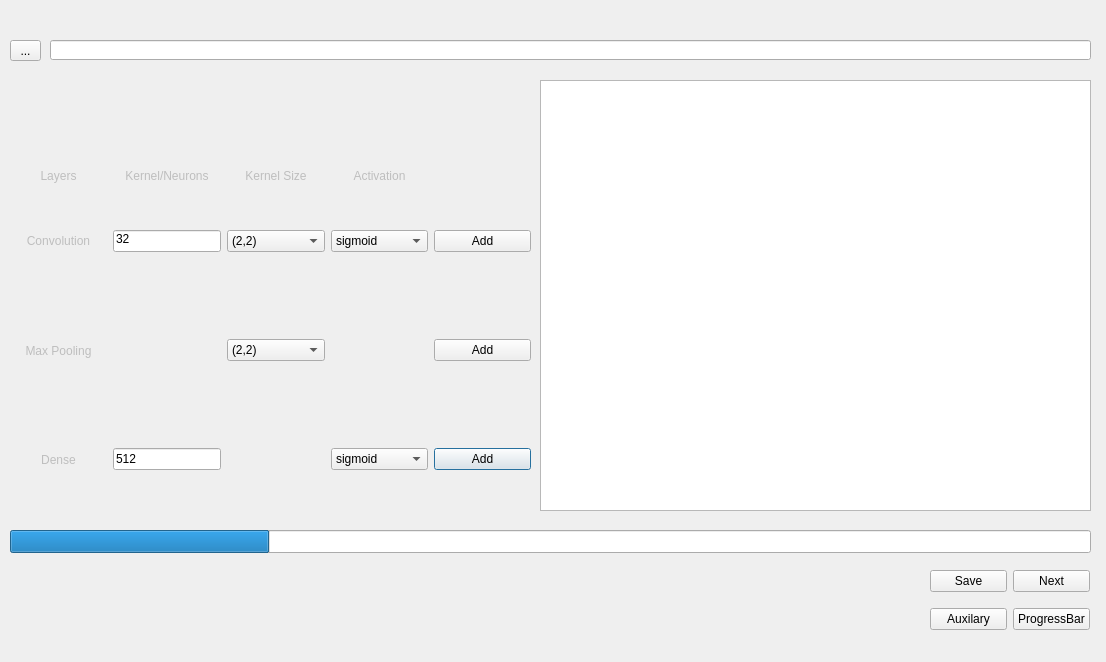
<?xml version="1.0" encoding="UTF-8"?>
<ui version="4.0">
 <class>Dialog</class>
 <widget class="QDialog" name="Dialog">
  <property name="geometry">
   <rect>
    <x>0</x>
    <y>0</y>
    <width>1106</width>
    <height>662</height>
   </rect>
  </property>
  <property name="windowTitle">
   <string>Dialog</string>
  </property>
  <widget class="QWidget" name="gridLayoutWidget">
   <property name="geometry">
    <rect>
     <x>10</x>
     <y>80</y>
     <width>521</width>
     <height>431</height>
    </rect>
   </property>
   <property name="sizePolicy">
    <sizepolicy hsizetype="Preferred" vsizetype="Expanding">
     <horstretch>0</horstretch>
     <verstretch>0</verstretch>
    </sizepolicy>
   </property>
   <layout class="QGridLayout" name="gridLayout">
    <item row="3" column="1">
     <widget class="QLineEdit" name="DenseLineEdit">
      <property name="sizePolicy">
       <sizepolicy hsizetype="Preferred" vsizetype="Fixed">
        <horstretch>0</horstretch>
        <verstretch>0</verstretch>
       </sizepolicy>
      </property>
      <property name="text">
       <string>512</string>
      </property>
     </widget>
    </item>
    <item row="0" column="0">
     <widget class="QLabel" name="label_4">
      <property name="enabled">
       <bool>false</bool>
      </property>
      <property name="sizePolicy">
       <sizepolicy hsizetype="Minimum" vsizetype="Expanding">
        <horstretch>0</horstretch>
        <verstretch>0</verstretch>
       </sizepolicy>
      </property>
      <property name="text">
       <string>Layers</string>
      </property>
      <property name="alignment">
       <set>Qt::AlignBottom|Qt::AlignHCenter</set>
      </property>
     </widget>
    </item>
    <item row="0" column="1">
     <widget class="QLabel" name="label_5">
      <property name="enabled">
       <bool>false</bool>
      </property>
      <property name="sizePolicy">
       <sizepolicy hsizetype="Minimum" vsizetype="Expanding">
        <horstretch>0</horstretch>
        <verstretch>0</verstretch>
       </sizepolicy>
      </property>
      <property name="text">
       <string>Kernel/Neurons</string>
      </property>
      <property name="alignment">
       <set>Qt::AlignBottom|Qt::AlignHCenter</set>
      </property>
     </widget>
    </item>
    <item row="0" column="2">
     <widget class="QLabel" name="label_6">
      <property name="enabled">
       <bool>false</bool>
      </property>
      <property name="sizePolicy">
       <sizepolicy hsizetype="Minimum" vsizetype="Expanding">
        <horstretch>0</horstretch>
        <verstretch>0</verstretch>
       </sizepolicy>
      </property>
      <property name="text">
       <string>Kernel Size</string>
      </property>
      <property name="alignment">
       <set>Qt::AlignBottom|Qt::AlignHCenter</set>
      </property>
     </widget>
    </item>
    <item row="0" column="3">
     <widget class="QLabel" name="label_7">
      <property name="enabled">
       <bool>false</bool>
      </property>
      <property name="sizePolicy">
       <sizepolicy hsizetype="Minimum" vsizetype="Expanding">
        <horstretch>0</horstretch>
        <verstretch>0</verstretch>
       </sizepolicy>
      </property>
      <property name="text">
       <string>Activation</string>
      </property>
      <property name="alignment">
       <set>Qt::AlignBottom|Qt::AlignHCenter</set>
      </property>
     </widget>
    </item>
    <item row="1" column="1">
     <widget class="QLineEdit" name="ConvolutionLineEdit">
      <property name="sizePolicy">
       <sizepolicy hsizetype="Maximum" vsizetype="Fixed">
        <horstretch>0</horstretch>
        <verstretch>0</verstretch>
       </sizepolicy>
      </property>
      <property name="text">
       <string>32</string>
      </property>
      <property name="alignment">
       <set>Qt::AlignLeading|Qt::AlignLeft|Qt::AlignTop</set>
      </property>
     </widget>
    </item>
    <item row="3" column="0">
     <widget class="QLabel" name="label_3">
      <property name="enabled">
       <bool>false</bool>
      </property>
      <property name="sizePolicy">
       <sizepolicy hsizetype="Preferred" vsizetype="Expanding">
        <horstretch>0</horstretch>
        <verstretch>0</verstretch>
       </sizepolicy>
      </property>
      <property name="text">
       <string>Dense</string>
      </property>
      <property name="alignment">
       <set>Qt::AlignCenter</set>
      </property>
     </widget>
    </item>
    <item row="3" column="3">
     <widget class="QComboBox" name="DenseAcitvationBox">
      <item>
       <property name="text">
        <string>sigmoid</string>
       </property>
      </item>
      <item>
       <property name="text">
        <string>tanh</string>
       </property>
      </item>
      <item>
       <property name="text">
        <string>relu</string>
       </property>
      </item>
     </widget>
    </item>
    <item row="3" column="4">
     <widget class="QPushButton" name="DenseAddButton">
      <property name="text">
       <string>Add</string>
      </property>
     </widget>
    </item>
    <item row="2" column="0">
     <widget class="QLabel" name="label_2">
      <property name="enabled">
       <bool>false</bool>
      </property>
      <property name="sizePolicy">
       <sizepolicy hsizetype="Preferred" vsizetype="Expanding">
        <horstretch>0</horstretch>
        <verstretch>0</verstretch>
       </sizepolicy>
      </property>
      <property name="text">
       <string>Max Pooling</string>
      </property>
      <property name="alignment">
       <set>Qt::AlignCenter</set>
      </property>
     </widget>
    </item>
    <item row="2" column="4">
     <widget class="QPushButton" name="PoolingAddButton">
      <property name="text">
       <string>Add</string>
      </property>
     </widget>
    </item>
    <item row="1" column="2">
     <widget class="QComboBox" name="ConvKernelBox">
      <property name="sizePolicy">
       <sizepolicy hsizetype="Preferred" vsizetype="Fixed">
        <horstretch>0</horstretch>
        <verstretch>0</verstretch>
       </sizepolicy>
      </property>
      <item>
       <property name="text">
        <string>(2,2)</string>
       </property>
      </item>
      <item>
       <property name="text">
        <string>(3,3)</string>
       </property>
      </item>
      <item>
       <property name="text">
        <string>(4,4)</string>
       </property>
      </item>
     </widget>
    </item>
    <item row="1" column="0">
     <widget class="QLabel" name="label">
      <property name="enabled">
       <bool>false</bool>
      </property>
      <property name="sizePolicy">
       <sizepolicy hsizetype="Preferred" vsizetype="Expanding">
        <horstretch>0</horstretch>
        <verstretch>0</verstretch>
       </sizepolicy>
      </property>
      <property name="text">
       <string>Convolution</string>
      </property>
      <property name="alignment">
       <set>Qt::AlignCenter</set>
      </property>
     </widget>
    </item>
    <item row="1" column="3">
     <widget class="QComboBox" name="ConvActivationBox">
      <item>
       <property name="text">
        <string>sigmoid</string>
       </property>
      </item>
      <item>
       <property name="text">
        <string>tanh</string>
       </property>
      </item>
      <item>
       <property name="text">
        <string>relu</string>
       </property>
      </item>
     </widget>
    </item>
    <item row="1" column="4">
     <widget class="QPushButton" name="ConvolutionAddButton">
      <property name="text">
       <string>Add</string>
      </property>
     </widget>
    </item>
    <item row="2" column="2">
     <widget class="QComboBox" name="PoolingKernelBox">
      <item>
       <property name="text">
        <string>(2,2)</string>
       </property>
      </item>
      <item>
       <property name="text">
        <string>(3,3)</string>
       </property>
      </item>
     </widget>
    </item>
   </layout>
  </widget>
  <widget class="QTextBrowser" name="ModelSummary">
   <property name="geometry">
    <rect>
     <x>540</x>
     <y>80</y>
     <width>551</width>
     <height>431</height>
    </rect>
   </property>
  </widget>
  <widget class="QProgressBar" name="progressBar">
   <property name="enabled">
    <bool>true</bool>
   </property>
   <property name="geometry">
    <rect>
     <x>10</x>
     <y>530</y>
     <width>1081</width>
     <height>23</height>
    </rect>
   </property>
   <property name="value">
    <number>24</number>
   </property>
   <property name="textVisible">
    <bool>false</bool>
   </property>
  </widget>
  <widget class="QWidget" name="gridLayoutWidget_2">
   <property name="geometry">
    <rect>
     <x>930</x>
     <y>560</y>
     <width>160</width>
     <height>80</height>
    </rect>
   </property>
   <layout class="QGridLayout" name="gridLayout_2">
    <item row="0" column="0">
     <widget class="QPushButton" name="SaveButton">
      <property name="text">
       <string>Save</string>
      </property>
     </widget>
    </item>
    <item row="0" column="1">
     <widget class="QPushButton" name="NextButton">
      <property name="text">
       <string>Next</string>
      </property>
     </widget>
    </item>
    <item row="1" column="0">
     <widget class="QPushButton" name="AuxButton">
      <property name="text">
       <string>Auxilary</string>
      </property>
     </widget>
    </item>
    <item row="1" column="1">
     <widget class="QPushButton" name="ProgressButton">
      <property name="text">
       <string>ProgressBar</string>
      </property>
     </widget>
    </item>
   </layout>
  </widget>
  <widget class="QToolButton" name="toolButton">
   <property name="geometry">
    <rect>
     <x>10</x>
     <y>40</y>
     <width>31</width>
     <height>21</height>
    </rect>
   </property>
   <property name="text">
    <string>...</string>
   </property>
  </widget>
  <widget class="QLineEdit" name="lineEdit">
   <property name="geometry">
    <rect>
     <x>50</x>
     <y>40</y>
     <width>1041</width>
     <height>20</height>
    </rect>
   </property>
  </widget>
 </widget>
 <resources/>
 <connections/>
</ui>
